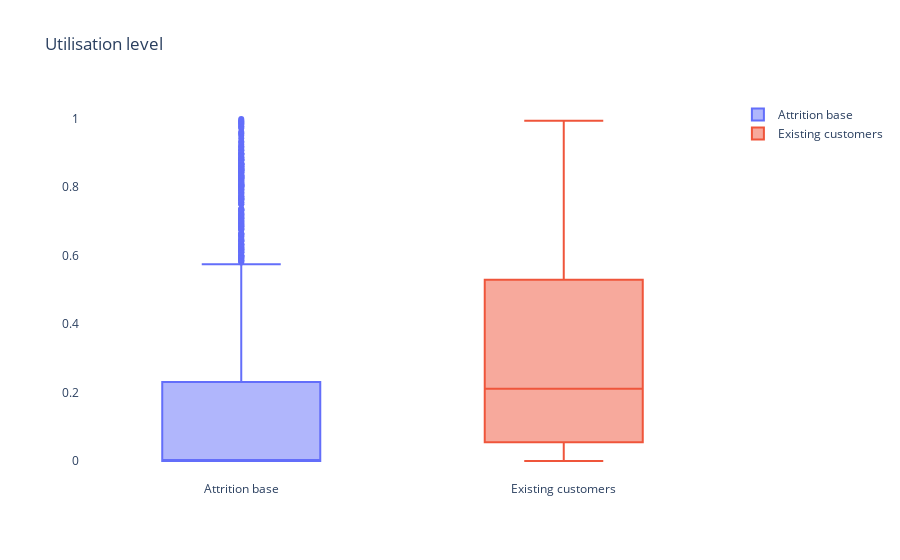

The code cell stored with this chart in its notebook:
### Markdown cell above
It doesn't look like we're offering a lower line to attrited customers so now let's check out whether they are using their line less.

### Code cell
# Build the boxplot
fig6 = go.Figure()
fig6.add_trace(go.Box(y = dfatt['Avg_Utilization_Ratio'], name = 'Attrition base'))
fig6.add_trace(go.Box(y = dfexis['Avg_Utilization_Ratio'], name = 'Existing customers'))
fig6.update_layout(plot_bgcolor = 'white', title = 'Utilisation level')
fig6.show()

### Figure 1 — Plotly figure (JSON) as saved in the notebook; plotly's stock layout.template omitted (floating-point values rounded to 4 significant figures; data arrays with more than 128 entries replaced by an {"elided": "..."} marker saying what was removed)
{"data": [{"name": "Attrition base", "type": "box", "y": {"elided": "1627 float values"}}, {"name": "Existing customers", "type": "box", "y": {"elided": "8500 float values"}}], "layout": {"autosize": true, "plot_bgcolor": "white", "title": {"text": "Utilisation level"}, "xaxis": {"autorange": true, "range": [-0.5, 1.5], "type": "category"}, "yaxis": {"autorange": true, "range": [-0.0555, 1.054], "type": "linear"}}}
